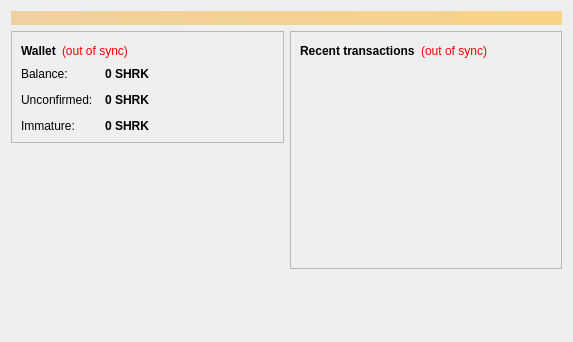
<?xml version="1.0" encoding="UTF-8"?>
<ui version="4.0">
 <class>OverviewPage</class>
 <widget class="QWidget" name="OverviewPage">
  <property name="geometry">
   <rect>
    <x>0</x>
    <y>0</y>
    <width>573</width>
    <height>342</height>
   </rect>
  </property>
  <property name="windowTitle">
   <string>Form</string>
  </property>
  <layout class="QVBoxLayout" name="topLayout">
   <item>
    <widget class="QLabel" name="labelAlerts">
     <property name="visible">
      <bool>false</bool>
     </property>
     <property name="styleSheet">
      <string notr="true">background-color: qlineargradient(x1: 0, y1: 0, x2: 1, y2: 0, stop:0 #F0D0A0, stop:1 #F8D488); color:#000000;</string>
     </property>
     <property name="wordWrap">
      <bool>true</bool>
     </property>
     <property name="margin">
      <number>3</number>
     </property>
    </widget>
   </item>
   <item>
    <layout class="QHBoxLayout" name="horizontalLayout" stretch="1,1">
     <item>
      <layout class="QVBoxLayout" name="verticalLayout_2">
       <item>
        <widget class="QFrame" name="frame">
         <property name="frameShape">
          <enum>QFrame::StyledPanel</enum>
         </property>
         <property name="frameShadow">
          <enum>QFrame::Raised</enum>
         </property>
         <layout class="QVBoxLayout" name="verticalLayout_4">
          <item>
           <layout class="QHBoxLayout" name="horizontalLayout_4">
            <item>
             <widget class="QLabel" name="label_5">
              <property name="font">
               <font>
                <weight>75</weight>
                <bold>true</bold>
               </font>
              </property>
              <property name="text">
               <string>Wallet</string>
              </property>
             </widget>
            </item>
            <item>
             <widget class="QLabel" name="labelWalletStatus">
              <property name="toolTip">
               <string>The displayed information may be out of date. Your wallet automatically synchronizes with the Sharkcoin network after a connection is established, but this process has not completed yet.</string>
              </property>
              <property name="styleSheet">
               <string notr="true">QLabel { color: red; }</string>
              </property>
              <property name="text">
               <string notr="true">(out of sync)</string>
              </property>
              <property name="alignment">
               <set>Qt::AlignLeading|Qt::AlignLeft|Qt::AlignVCenter</set>
              </property>
             </widget>
            </item>
            <item>
             <spacer name="horizontalSpacer_2">
              <property name="orientation">
               <enum>Qt::Horizontal</enum>
              </property>
              <property name="sizeHint" stdset="0">
               <size>
                <width>40</width>
                <height>20</height>
               </size>
              </property>
             </spacer>
            </item>
           </layout>
          </item>
          <item>
           <layout class="QFormLayout" name="formLayout_2">
            <property name="fieldGrowthPolicy">
             <enum>QFormLayout::AllNonFixedFieldsGrow</enum>
            </property>
            <property name="horizontalSpacing">
             <number>12</number>
            </property>
            <property name="verticalSpacing">
             <number>12</number>
            </property>
            <item row="0" column="0">
             <widget class="QLabel" name="label">
              <property name="text">
               <string>Balance:</string>
              </property>
             </widget>
            </item>
            <item row="0" column="1">
             <widget class="QLabel" name="labelBalance">
              <property name="font">
               <font>
                <weight>75</weight>
                <bold>true</bold>
               </font>
              </property>
              <property name="cursor">
               <cursorShape>IBeamCursor</cursorShape>
              </property>
              <property name="toolTip">
               <string>Your current balance</string>
              </property>
              <property name="text">
               <string notr="true">0 SHRK</string>
              </property>
              <property name="textInteractionFlags">
               <set>Qt::LinksAccessibleByMouse|Qt::TextSelectableByKeyboard|Qt::TextSelectableByMouse</set>
              </property>
             </widget>
            </item>
            <item row="1" column="0">
             <widget class="QLabel" name="label_3">
              <property name="text">
               <string>Unconfirmed:</string>
              </property>
             </widget>
            </item>
            <item row="1" column="1">
             <widget class="QLabel" name="labelUnconfirmed">
              <property name="font">
               <font>
                <weight>75</weight>
                <bold>true</bold>
               </font>
              </property>
              <property name="cursor">
               <cursorShape>IBeamCursor</cursorShape>
              </property>
              <property name="toolTip">
               <string>Total of transactions that have yet to be confirmed, and do not yet count toward the current balance</string>
              </property>
              <property name="text">
               <string notr="true">0 SHRK</string>
              </property>
              <property name="textInteractionFlags">
               <set>Qt::LinksAccessibleByMouse|Qt::TextSelectableByKeyboard|Qt::TextSelectableByMouse</set>
              </property>
             </widget>
            </item>
            <item row="2" column="0">
             <widget class="QLabel" name="labelImmatureText">
              <property name="text">
               <string>Immature:</string>
              </property>
             </widget>
            </item>
            <item row="2" column="1">
             <widget class="QLabel" name="labelImmature">
              <property name="font">
               <font>
                <weight>75</weight>
                <bold>true</bold>
               </font>
              </property>
              <property name="toolTip">
               <string>Mined balance that has not yet matured</string>
              </property>
              <property name="text">
               <string notr="true">0 SHRK</string>
              </property>
              <property name="textInteractionFlags">
               <set>Qt::LinksAccessibleByMouse|Qt::TextSelectableByKeyboard|Qt::TextSelectableByMouse</set>
              </property>
             </widget>
            </item>
           </layout>
          </item>
         </layout>
        </widget>
       </item>
       <item>
        <spacer name="verticalSpacer">
         <property name="orientation">
          <enum>Qt::Vertical</enum>
         </property>
         <property name="sizeHint" stdset="0">
          <size>
           <width>20</width>
           <height>40</height>
          </size>
         </property>
        </spacer>
       </item>
      </layout>
     </item>
     <item>
      <layout class="QVBoxLayout" name="verticalLayout_3">
       <item>
        <widget class="QFrame" name="frame_2">
         <property name="frameShape">
          <enum>QFrame::StyledPanel</enum>
         </property>
         <property name="frameShadow">
          <enum>QFrame::Raised</enum>
         </property>
         <layout class="QVBoxLayout" name="verticalLayout">
          <item>
           <layout class="QHBoxLayout" name="horizontalLayout_2">
            <item>
             <widget class="QLabel" name="label_4">
              <property name="text">
               <string>&lt;b&gt;Recent transactions&lt;/b&gt;</string>
              </property>
             </widget>
            </item>
            <item>
             <widget class="QLabel" name="labelTransactionsStatus">
              <property name="toolTip">
               <string>The displayed information may be out of date. Your wallet automatically synchronizes with the Sharkcoin network after a connection is established, but this process has not completed yet.</string>
              </property>
              <property name="styleSheet">
               <string notr="true">QLabel { color: red; }</string>
              </property>
              <property name="text">
               <string notr="true">(out of sync)</string>
              </property>
              <property name="alignment">
               <set>Qt::AlignRight|Qt::AlignTrailing|Qt::AlignVCenter</set>
              </property>
             </widget>
            </item>
            <item>
             <spacer name="horizontalSpacer">
              <property name="orientation">
               <enum>Qt::Horizontal</enum>
              </property>
              <property name="sizeHint" stdset="0">
               <size>
                <width>40</width>
                <height>20</height>
               </size>
              </property>
             </spacer>
            </item>
           </layout>
          </item>
          <item>
           <widget class="QListView" name="listTransactions">
            <property name="styleSheet">
             <string notr="true">QListView { background: transparent; }</string>
            </property>
            <property name="frameShape">
             <enum>QFrame::NoFrame</enum>
            </property>
            <property name="verticalScrollBarPolicy">
             <enum>Qt::ScrollBarAlwaysOff</enum>
            </property>
            <property name="horizontalScrollBarPolicy">
             <enum>Qt::ScrollBarAlwaysOff</enum>
            </property>
            <property name="selectionMode">
             <enum>QAbstractItemView::NoSelection</enum>
            </property>
           </widget>
          </item>
         </layout>
        </widget>
       </item>
       <item>
        <spacer name="verticalSpacer_2">
         <property name="orientation">
          <enum>Qt::Vertical</enum>
         </property>
         <property name="sizeHint" stdset="0">
          <size>
           <width>20</width>
           <height>40</height>
          </size>
         </property>
        </spacer>
       </item>
      </layout>
     </item>
    </layout>
   </item>
  </layout>
 </widget>
 <resources/>
 <connections/>
</ui>
